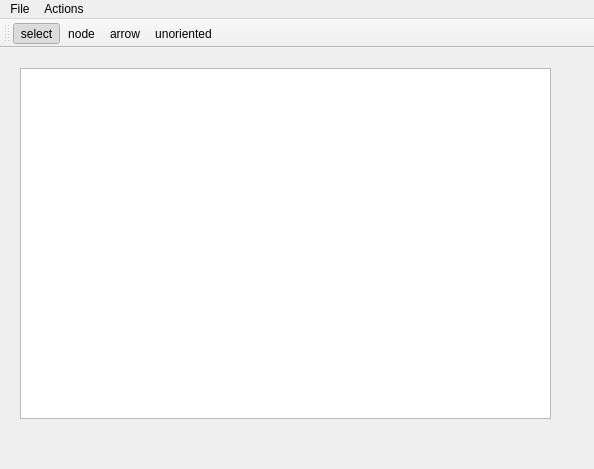
<?xml version="1.0" encoding="UTF-8"?>
<ui version="4.0">
 <class>MainWindow</class>
 <widget class="QMainWindow" name="MainWindow">
  <property name="geometry">
   <rect>
    <x>0</x>
    <y>0</y>
    <width>594</width>
    <height>469</height>
   </rect>
  </property>
  <property name="windowTitle">
   <string>MainWindow</string>
  </property>
  <property name="autoFillBackground">
   <bool>false</bool>
  </property>
  <widget class="QWidget" name="centralwidget">
   <widget class="QGraphicsView" name="graphicsView">
    <property name="geometry">
     <rect>
      <x>20</x>
      <y>20</y>
      <width>531</width>
      <height>351</height>
     </rect>
    </property>
    <property name="sizePolicy">
     <sizepolicy hsizetype="Preferred" vsizetype="Preferred">
      <horstretch>0</horstretch>
      <verstretch>0</verstretch>
     </sizepolicy>
    </property>
    <property name="verticalScrollBarPolicy">
     <enum>Qt::ScrollBarAsNeeded</enum>
    </property>
    <property name="horizontalScrollBarPolicy">
     <enum>Qt::ScrollBarAsNeeded</enum>
    </property>
    <property name="interactive">
     <bool>true</bool>
    </property>
    <property name="renderHints">
     <set>QPainter::Antialiasing|QPainter::HighQualityAntialiasing|QPainter::SmoothPixmapTransform|QPainter::TextAntialiasing</set>
    </property>
   </widget>
  </widget>
  <widget class="QMenuBar" name="menubar">
   <property name="geometry">
    <rect>
     <x>0</x>
     <y>0</y>
     <width>594</width>
     <height>25</height>
    </rect>
   </property>
   <widget class="QMenu" name="menuFile">
    <property name="title">
     <string>File</string>
    </property>
    <addaction name="actionNew_Graph"/>
    <addaction name="separator"/>
    <addaction name="actionOpen"/>
    <addaction name="actionSave"/>
   </widget>
   <widget class="QMenu" name="menuActions">
    <property name="title">
     <string>Actions</string>
    </property>
    <addaction name="action"/>
    <addaction name="actionItems"/>
    <addaction name="actionMatrix"/>
    <addaction name="actionMake_Tree"/>
    <addaction name="actionHamilton_Cycle"/>
    <addaction name="actionDiametr_Radius"/>
    <addaction name="actionDekart"/>
    <addaction name="actionUnion"/>
    <addaction name="actionIntersection"/>
    <addaction name="actionAddition"/>
   </widget>
   <addaction name="menuFile"/>
   <addaction name="menuActions"/>
  </widget>
  <widget class="QToolBar" name="toolBar">
   <property name="windowTitle">
    <string>toolBar</string>
   </property>
   <attribute name="toolBarArea">
    <enum>TopToolBarArea</enum>
   </attribute>
   <attribute name="toolBarBreak">
    <bool>false</bool>
   </attribute>
   <addaction name="actionSelect"/>
   <addaction name="actionNode"/>
   <addaction name="actionArrow"/>
   <addaction name="actionunoriented"/>
  </widget>
  <action name="actionOpen">
   <property name="text">
    <string>Open</string>
   </property>
  </action>
  <action name="actionSave">
   <property name="text">
    <string>Save</string>
   </property>
  </action>
  <action name="actionNode_2">
   <property name="text">
    <string>Node</string>
   </property>
  </action>
  <action name="actionOriented">
   <property name="text">
    <string>Oriented</string>
   </property>
  </action>
  <action name="actionUnOriented">
   <property name="checkable">
    <bool>true</bool>
   </property>
   <property name="icon">
    <iconset>
     <normaloff>:/Pictures/graph/images.png</normaloff>:/Pictures/graph/images.png</iconset>
   </property>
   <property name="text">
    <string>UnOri</string>
   </property>
  </action>
  <action name="actionSelect">
   <property name="checkable">
    <bool>true</bool>
   </property>
   <property name="checked">
    <bool>true</bool>
   </property>
   <property name="icon">
    <iconset resource="../resource.qrc">
     <normaloff>:/picture/cursor.png</normaloff>
     <normalon>:/Pictures/graph/cursor.png</normalon>:/picture/cursor.png</iconset>
   </property>
   <property name="text">
    <string>select</string>
   </property>
  </action>
  <action name="actionNode">
   <property name="checkable">
    <bool>true</bool>
   </property>
   <property name="icon">
    <iconset resource="../resource.qrc">
     <normaloff>:/picture/node.png</normaloff>
     <normalon>:/Pictures/graph/node.png</normalon>:/picture/node.png</iconset>
   </property>
   <property name="text">
    <string>node</string>
   </property>
  </action>
  <action name="actionArrow">
   <property name="checkable">
    <bool>true</bool>
   </property>
   <property name="icon">
    <iconset resource="../resource.qrc">
     <normaloff>:/picture/arrow.png</normaloff>:/picture/arrow.png</iconset>
   </property>
   <property name="text">
    <string>arrow</string>
   </property>
  </action>
  <action name="actionNew_Graph">
   <property name="text">
    <string>New Graph</string>
   </property>
  </action>
  <action name="actionSave_As">
   <property name="text">
    <string>Save As ...</string>
   </property>
  </action>
  <action name="actionItems">
   <property name="text">
    <string>Items</string>
   </property>
  </action>
  <action name="actionMatrix">
   <property name="text">
    <string>Matrix</string>
   </property>
  </action>
  <action name="actionMake_Tree">
   <property name="text">
    <string>Make Tree</string>
   </property>
  </action>
  <action name="actionHamilton_Cycle">
   <property name="text">
    <string>Hamilton Cycle</string>
   </property>
  </action>
  <action name="actionDiametr_Radius">
   <property name="text">
    <string>Diametr, Radius</string>
   </property>
  </action>
  <action name="actionunoriented">
   <property name="checkable">
    <bool>true</bool>
   </property>
   <property name="icon">
    <iconset resource="../resource.qrc">
     <normaloff>:/picture/images.png</normaloff>:/picture/images.png</iconset>
   </property>
   <property name="text">
    <string>unoriented</string>
   </property>
  </action>
  <action name="action">
   <property name="text">
    <string>Set Name</string>
   </property>
  </action>
  <action name="actionDekart">
   <property name="text">
    <string>Dekart</string>
   </property>
  </action>
  <action name="actionUnion">
   <property name="text">
    <string>Union</string>
   </property>
  </action>
  <action name="actionIntersection">
   <property name="text">
    <string>Intersection</string>
   </property>
  </action>
  <action name="actionAddition">
   <property name="text">
    <string>Addition</string>
   </property>
  </action>
 </widget>
 <resources>
  <include location="../resource.qrc"/>
 </resources>
 <connections/>
</ui>
